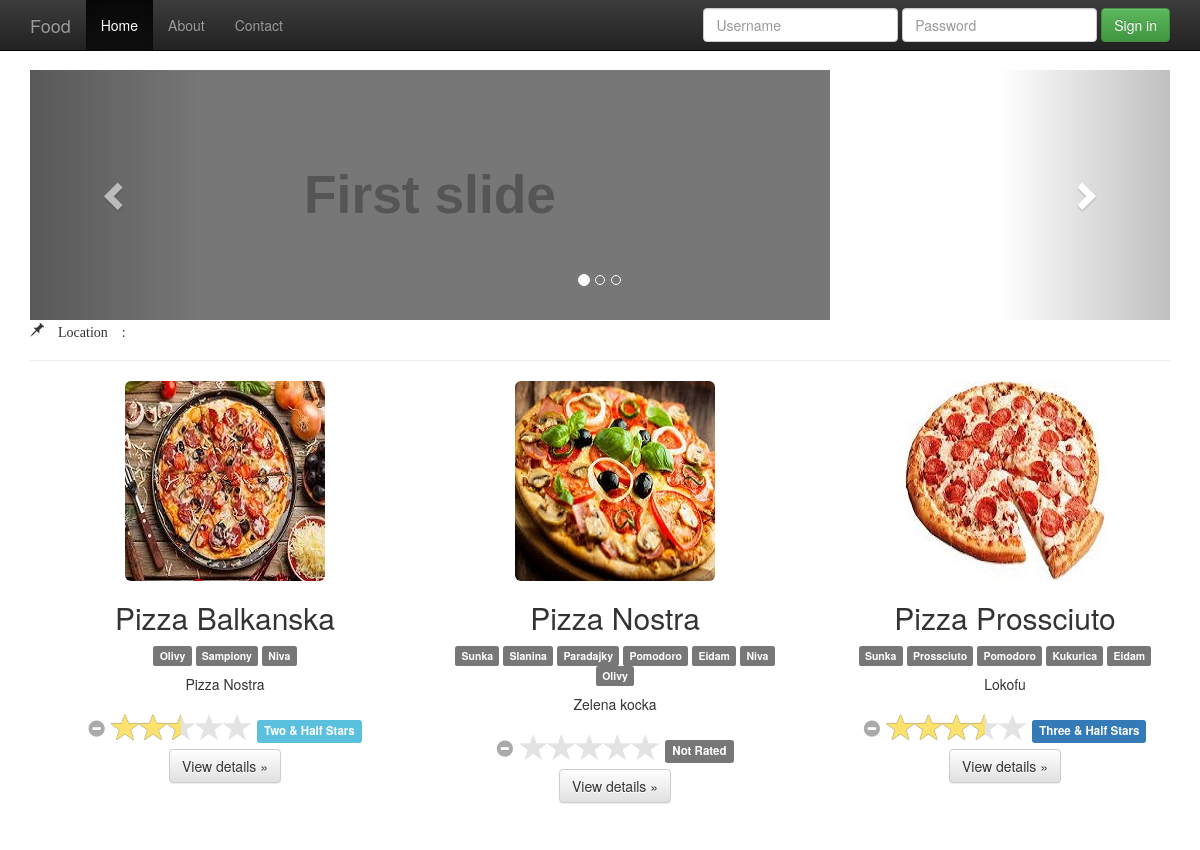
/food/basic, run on the app's committed database.
### food/models.py (models this page shows, shortened)
class Restaurant(models.Model):
    restaurant_name = models.CharField(max_length=50)
    restaurant_description = models.CharField(max_length=50)
    restaurant_photo = models.ImageField(upload_to="images/restaurant/")
    restaurant_address = models.CharField(max_length=50, default = "")

class Food(models.Model):
    food_name = models.CharField(max_length=50)
    food_photo = models.ImageField(upload_to="images/food/")
    food_rating = models.DecimalField(max_digits=2, decimal_places=1, default=0.0)
    food = models.ForeignKey(Restaurant)

class Tag(models.Model):
    tag_name = models.CharField(max_length=50)
    tag = models.ForeignKey(Food)

### food/views.py (the view)
def basic(request):
    geo = pygeoip.GeoIP(settings.GEOIP_CITY)
    IP_addr = '195.113.194.2'
    records = geo.record_by_addr(IP_addr)
    country = records.get('country_name')
    city = records.get('city')
    restaurant = Restaurant.objects.get(pk=1)
    restaurant1 = Restaurant.objects.get(pk=2)
    restaurant2 = Restaurant.objects.get(pk=3)
    food = restaurant.food_set.all().get(pk=1)
    food1 = restaurant.food_set.all().get(pk=2)
    food2 = restaurant.food_set.all().get(pk=3)
    tags = food.tag_set.all()
    tags1 = food1.tag_set.all()
    tags2 = food2.tag_set.all()
    r_list = [restaurant, restaurant1, restaurant2]
    f_list = [food, food1, food2]
    t_list = [tags, tags1, tags2]
    list = zip(r_list, f_list, t_list)
    return render(request, 'food/templates/index.html', {'city' : city, 'list': list, 'STATIC_PICS' : settings.STATIC_PICS })

### templates/food/templates/index.html (shortened to what this page needs)
<!DOCTYPE html>
<html lang="en">
  <head>
    <link href="http://netdna.bootstrapcdn.com/bootstrap/3.3.5/css/bootstrap.min.css" rel="stylesheet">
    <link href="static/star/css/star-rating.min.css" media="all" rel="stylesheet" type="text/css" />
    <link href="static/bootstrap/dist/css/bootstrap.min.css" rel="stylesheet">
    <link href="static/bootstrap/dist/css/bootstrap-theme.min.css" rel="stylesheet">
    <link href="static/bootstrap/theme.css" rel="stylesheet">
  </head>
  <body role="document">
    <nav class="navbar navbar-inverse navbar-fixed-top">
      <div class="container">
        <div class="navbar-header">
          <a class="navbar-brand" href="#">Food</a>
        </div>
        <div id="navbar" class="navbar-collapse collapse">
          <ul class="nav navbar-nav">
            <li class="active"><a href="#">Home</a></li>
            <li><a href="#about">About</a></li>
            <li><a href="#contact">Contact</a></li>
          </ul>
          <form class="navbar-form navbar-right"  action="user_view" method="post"> {% csrf_token %}
            <div class="form-group">
              <input type="text" id="username" name="username" placeholder="Username" class="form-control">
            </div>
            <div class="form-group">
              <input type="password" id="password" name="password" placeholder="Password" class="form-control">
            </div>
            <button type="submit" class="btn btn-success">Sign in</button>
          </form>
        </div>
      </div>
    </nav>
    <div class="container theme-showcase" role="main">
      <div id="carousel-example-generic" class="carousel slide" data-ride="carousel">
        <ol class="carousel-indicators">
          <li data-target="#carousel-example-generic" data-slide-to="0" class="active"></li>
          <li data-target="#carousel-example-generic" data-slide-to="1"></li>
          <li data-target="#carousel-example-generic" data-slide-to="2"></li>
        </ol>
        <div class="carousel-inner" role="listbox">
          <div class="item active">
            <img data-src="holder.js/800x250/auto/#777:#555/text:First slide" alt="First slide">
          </div>
        </div>
        <a class="left carousel-control" href="#carousel-example-generic" role="button" data-slide="prev">
          <span class="glyphicon glyphicon-chevron-left" aria-hidden="true"></span>
        </a>
        <a class="right carousel-control" href="#carousel-example-generic" role="button" data-slide="next">
          <span class="glyphicon glyphicon-chevron-right" aria-hidden="true"></span>
        </a>
      </div>
        <span class="glyphicon glyphicon-pushpin" aria-hidden="true"> Location : {{ city }}</span>
      <hr>
      <div class="container marketing">
      <div class="row">
            {% for restaurant, food, tags in list %}
            <div class="col-lg-4">
                <img class="img-rounded" src="{{ food.food_photo.url }}" alt="Generic placeholder image">
                <h2>{{ food.food_name }}</h2>
                      <div>
                          {% for tag in tags %}
                               <span class="label label-default">{{ tag.tag_name }}</span>
                          {% endfor %}
                      </div>
                <p>{{ restaurant.restaurant_name }}</p>
                <button type="button" class="btn btn-default" data-toggle="modal" data-target="#myModal">
                   View details &raquo;
                </button>
        </div>
        {% endfor %}
         </div>
    </div>
  </body>
</html>

### data on the page
Restaurant: food_photo (picture), food_name "Pizza Balkanska", restaurant_name "Pizza Nostra"
Tag: tag_name "Olivy"
Tag: tag_name "Sampiony"
Tag: tag_name "Niva"
Restaurant: food_photo (picture), food_name "Pizza Nostra", restaurant_name "Zelena kocka"
Tag: tag_name "Sunka"
Tag: tag_name "Slanina"
Tag: tag_name "Paradajky"
Tag: tag_name "Pomodoro"
Tag: tag_name "Eidam"
Tag: tag_name "Niva"
Tag: tag_name "Olivy"
Restaurant: food_photo (picture), food_name "Pizza Prossciuto", restaurant_name "Lokofu"
Tag: tag_name "Sunka"
Tag: tag_name "Prossciuto"
Tag: tag_name "Pomodoro"
Tag: tag_name "Kukurica"
Tag: tag_name "Eidam"
